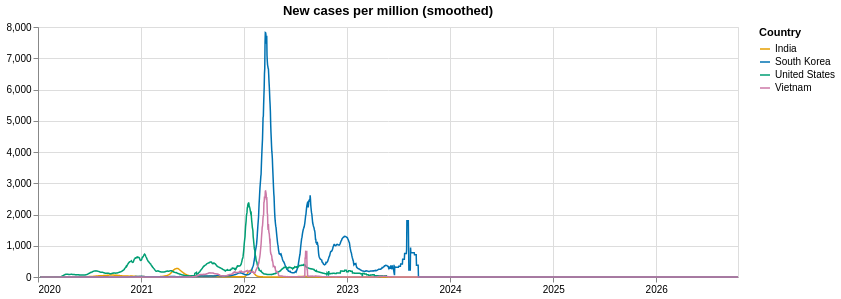

Notebook source saved alongside this figure:
### Code cell
cases_chart = alt.Chart(df_cases_chart).mark_line(strokeWidth=1.5).encode(
        x=alt.X('date:T', title=None, axis=alt.Axis(format='%Y', tickCount='year')),
        y=alt.Y('new_cases_smoothed_per_million:Q', title=None),
        color=alt.Color('country:N',
                  scale=alt.Scale(domain=list(country_colors),
                                  range=list(country_colors.values())),
                  title='Country'),
    ).properties(title='New cases per million (smoothed)', width=700, height=250)
cases_chart

### Figure 1 — Vega-Lite specification as saved in the notebook (floating-point values rounded to 4 significant figures; data arrays with more than 128 entries replaced by an {"elided": "..."} marker saying what was removed)
{"config": {"view": {"continuousWidth": 300, "continuousHeight": 300}}, "data": {"name": "data-c7cb92b050b4ed90508f5d519b3aa16b"}, "mark": {"type": "line", "strokeWidth": 1.5}, "encoding": {"color": {"field": "country", "scale": {"domain": ["India", "South Korea", "United States", "Vietnam"], "range": ["#E69F00", "#0072B2", "#009E73", "#CC79A7"]}, "title": "Country", "type": "nominal"}, "x": {"axis": {"format": "%Y", "tickCount": "year"}, "field": "date", "title": null, "type": "temporal"}, "y": {"field": "new_cases_smoothed_per_million", "title": null, "type": "quantitative"}}, "height": 250, "title": "New cases per million (smoothed)", "width": 700, "$schema": "https://vega.github.io/schema/vega-lite/v5.20.1.json", "datasets": {"data-c7cb92b050b4ed90508f5d519b3aa16b": {"elided": "9932 records"}}}
